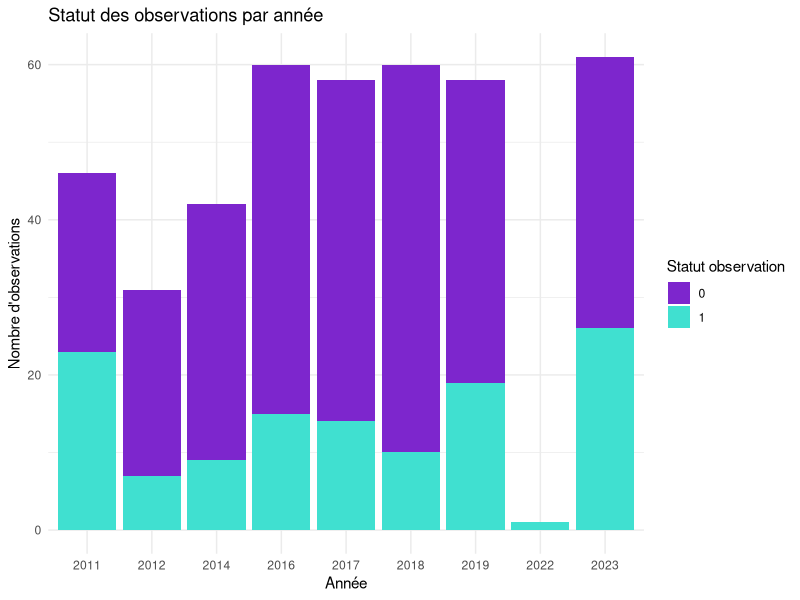
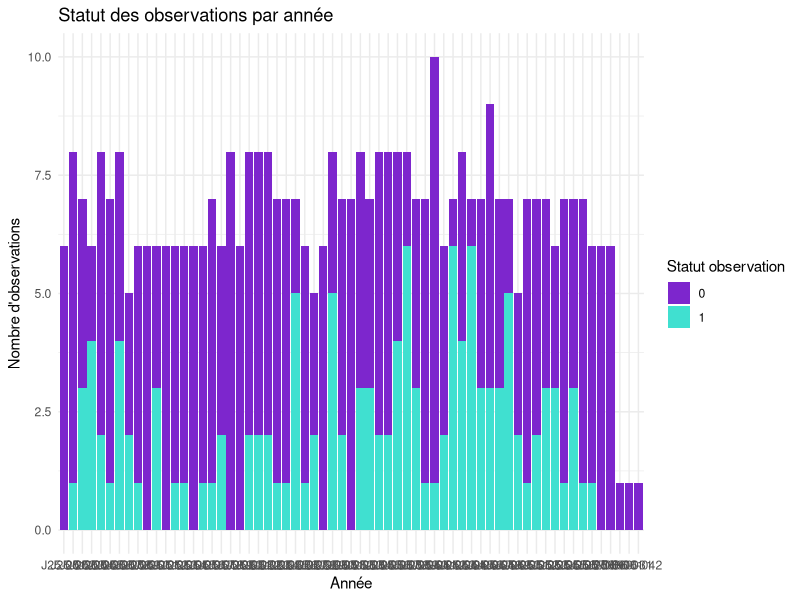

Source code (R) for these figures, in order:
################################################################################
###                     ANALYSE - LOUTRE - PROTOCOLE                         ###  
################################################################################

################################################################################
### Import packages
library(tidyverse)
library(gridExtra)

################################################################################
### Data importation

base_tregor <- read.table("processed_data/loutre_petit_tregor.txt", 
                   header= T,
                   stringsAsFactors = T,
                   sep ="\t")


base_lieu_de_greve <- read.table("loutre_lieu_de_greve.txt", 
                          header= T,
                          stringsAsFactors = T,
                          sep ="\t")





################################################################################
### Verification importation dataset
summary(base_tregor)

summary(base_lieu_de_greve)


### Anomalies 
which (base_tregor$nb_ep_w == -4)# rows : 439 465


### Delete remove inconsistent data

base_tregor_modif <- base_tregor %>%
  filter(!(id_dataset == 85 & code_secteur == "FR5300006")) 



################################################################################
### Convert vector to factor

convert_to_factor <- function(dataframe, n_col, col_indices) {
  # Vérification : si les indices sont valides
  if (any(col_indices > n_col)) {
    stop("Certains indices de colonnes dépassent le nombre total de colonnes.")
  }
  
  # Pour chaque colonne indiquée, on convertit en facteur
  for (i in col_indices) {
    dataframe[[i]] <- as.factor(dataframe[[i]])
  }
  
  return(dataframe)
}

base_tregor_convert <- convert_to_factor(base_tregor, 17,  c(1:12))
summary(base_tregor_convert)

base_lieu_de_greve_convert <- convert_to_factor(base_lieu_de_greve, 20,  c(1:15))
summary(base_lieu_de_greve_convert)


################################################################################
#In base_tregor$Statut_observation change Ne_Sais_Pas" to "0"

which(base_tregor_convert$statut_observation == "Ne_Sait_Pas") # 432

base_tregor_convert <- base_tregor_convert %>%
  mutate(statut_observation = fct_recode(statut_observation, "0" = "Ne_Sait_Pas"))

summary(base_tregor_convert$statut_observation)


################################################################################
### Creation data set with just Lutra_Lutra

tab_lut <- base_tregor_convert %>%
  filter(code_espece == "Lut_lut") 
 
summary(tab_lut)

# Base_tregor_convert : separate the dataset into two sector-specific datasets

tab_lut_petit_tregor <- tab_lut %>%
  filter(id_dataset == 85) 

tab_lut_test_franck <- tab_lut %>%
  filter(id_dataset == 72) 

###############################################################################
### Statistical description 



### Site Petit tregor 

#Define colors 
colors <- c("purple3", "turquoise")

ggplot(tab_lut_petit_tregor, aes(x = factor(Annee), fill = statut_observation)) +
  geom_bar(position = "stack") +
  scale_fill_manual(values = colors) +
  labs(title = "Statut des observations par année",
       x = "Année",
       y = "Nombre d'observations",
       fill = "Statut observation") +
  theme_minimal()


ggplot(tab_lut_petit_tregor, aes(x = factor(code_site), fill = statut_observation)) +
  geom_bar(position = "stack") +
  scale_fill_manual(values = colors) +
  labs(title = "Statut des observations par année",
       x = "Année",
       y = "Nombre d'observations",
       fill = "Statut observation") +
  theme_minimal()



# Delete NA rows

data_clean <- na.omit(tab_lut_petit_tregor)





